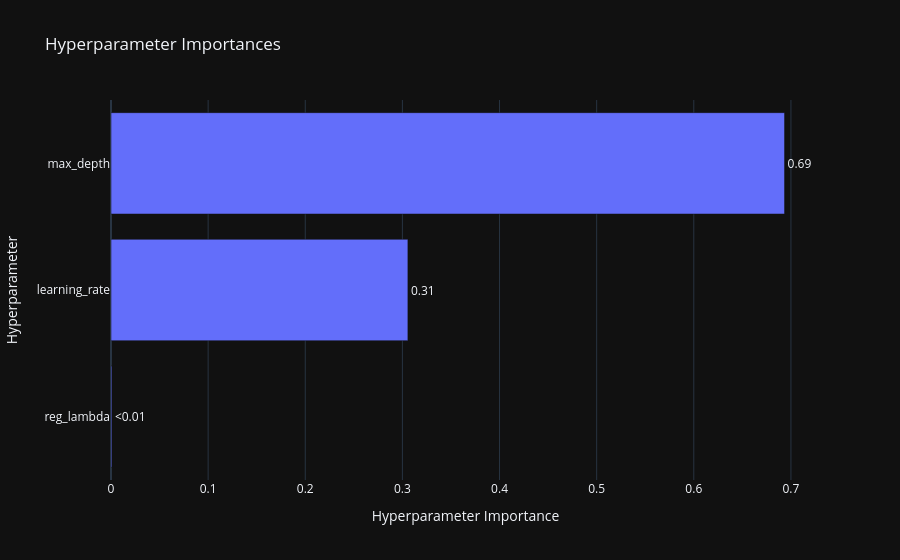

Here is the notebook cell this chart was saved with:
### Code cell
vis.plot_param_importances(study)

### Figure 1 — Plotly figure (JSON) as saved in the notebook; plotly's stock layout.template omitted (floating-point values rounded to 4 significant figures)
{"data": [{"cliponaxis": false, "hovertemplate": ["reg_lambda (FloatDistribution): 0.0009197021150867232<extra></extra>", "learning_rate (FloatDistribution): 0.3056583075474734<extra></extra>", "max_depth (IntDistribution): 0.6934219903374399<extra></extra>"], "name": "Objective Value", "orientation": "h", "text": ["<0.01", "0.31", "0.69"], "textposition": "outside", "x": [0.0009197, 0.3057, 0.6934], "y": ["reg_lambda", "learning_rate", "max_depth"], "type": "bar"}], "layout": {"title": {"text": "Hyperparameter Importances"}, "xaxis": {"title": {"text": "Hyperparameter Importance"}}, "yaxis": {"title": {"text": "Hyperparameter"}}}}
